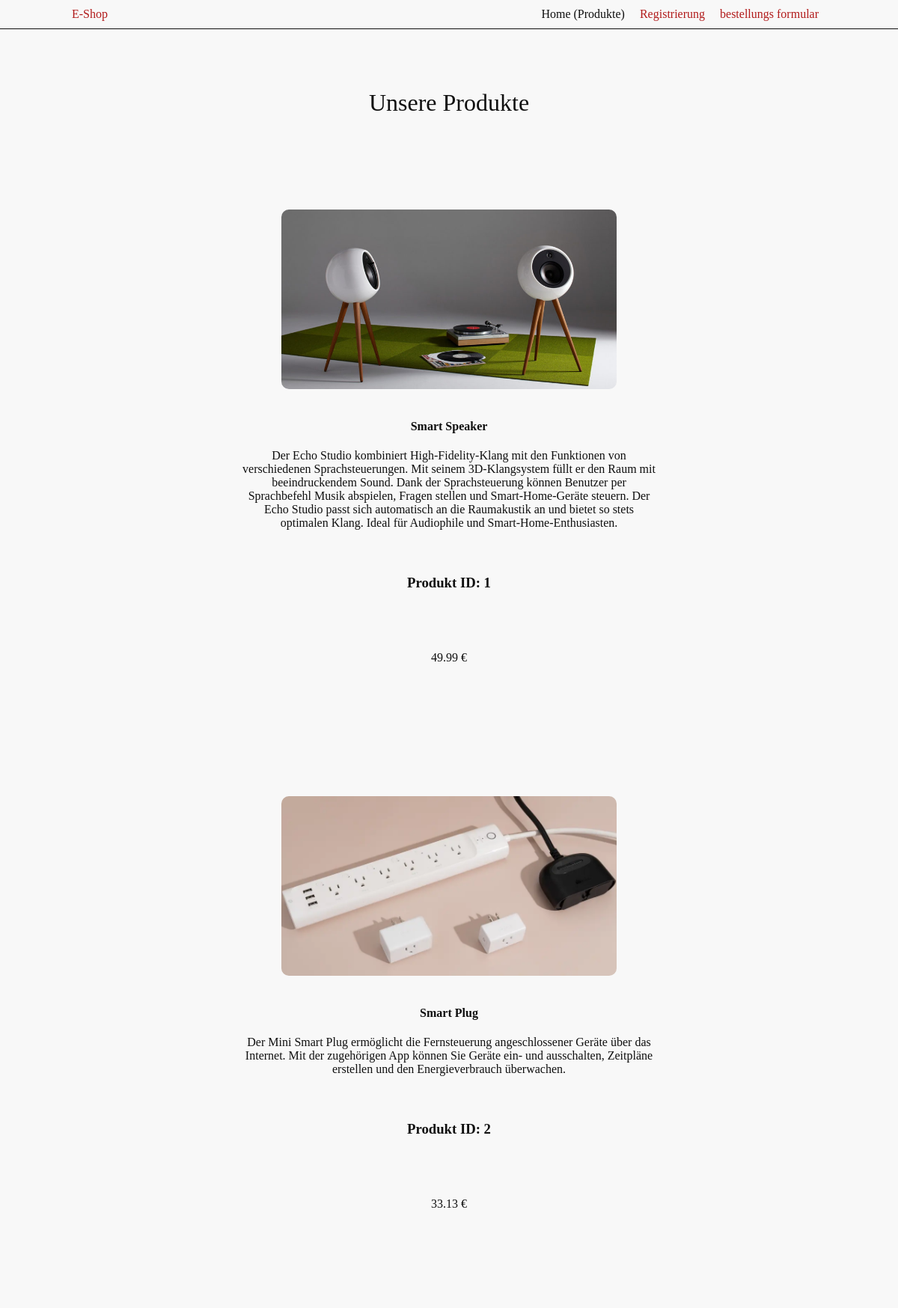
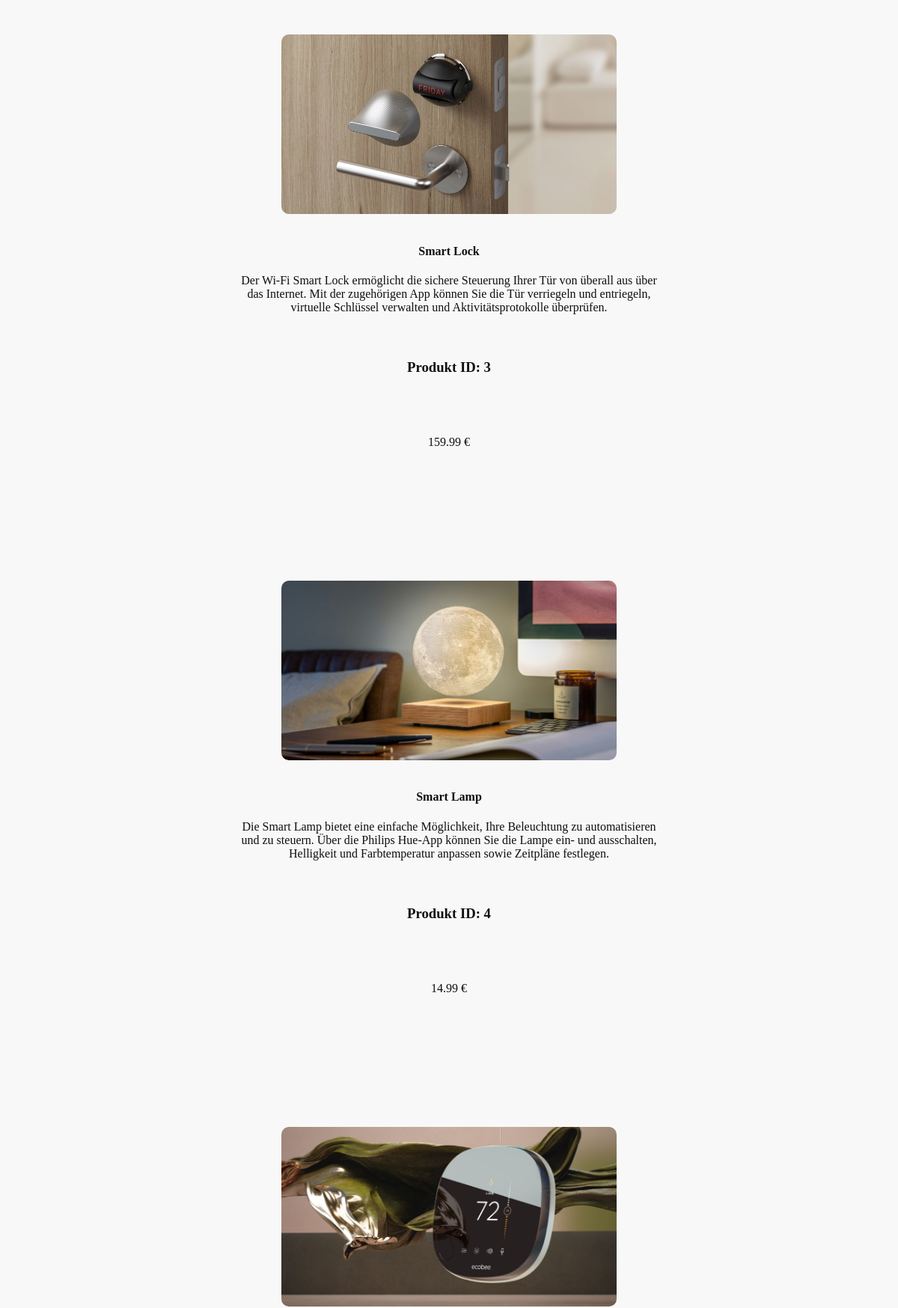
The app's page /home.php (upper part) with its own data (2 pictures, top to bottom).
### tables this page shows
CREATE TABLE IF NOT EXISTS Artikel (
    ANr int(11) NOT NULL AUTO_INCREMENT,
    Bezeichnung varchar(100) NOT NULL,
    Beschreibung varchar(1000),
    Preis double(10,2) NOT NULL,
    Bild varchar(255),
    PRIMARY KEY (ANr)
);

### home.php (the view, shortened to what this page needs)
<?php
include "dbConfig.php";
?>
<!DOCTYPE html>
<html lang="de">
<head>
    <link rel="stylesheet" href="style.css">
</head>
<body>
    <nav class="navbar navbar-inverse">
        <div class="container-fluid">
            <div class="navbar-header">
                <a class="navbar-brand" href="#">E-Shop</a>
            </div>
            <ul class="nav navbar-nav">
                <li class="active">
                    <a href="home.php">Home (Produkte)</a>
                </li>
                <li>
                    <a href="registrieren.php">Registrierung</a>
                </li>
                <li>
                    <a href="bestellen.php">bestellungs formular</a>
                </li>
            </ul>
        </div>
    </nav>
    <div class="container">
        <h1>Unsere Produkte</h1>
        <br>
        <div id="products" class="row list-group">
        <?php
        $query = $db->query("SELECT * FROM Artikel ORDER BY ANr LIMIT 10");
        if ($query->num_rows > 0) {
            while ($row = $query->fetch_assoc()) { ?>
        <div class="item col-lg-4">
            <div class="thumbnail">
                <img
                    src="
                        <?php echo $row[
                            "Bild"
                        ]; ?>
                    "
                    alt="
                        <?php echo htmlspecialchars(
                            $row["Bild"]
                        ); ?>
                    "
                    class="product-image"
                >
                <div class="caption">
                    <h4 class="list-group-item-heading"><?php echo htmlspecialchars(
                        $row["Bezeichnung"]
                    ); ?></h4>
                    <p class="list-group-item-text" style="padding-bottom:10px"><?php echo htmlspecialchars(
                        $row["Beschreibung"]
                    ); ?></p>
                    <h3 class="list-group-item-heading">Produkt ID: <?php echo htmlspecialchars(
                        $row["ANr"]
                    ); ?></h3>
                    <div class="row">
                        <div class="col-md-6">
                            <p class="lead">
                                <?php echo
                                $row["Preis"] .
                                " €"; ?>
                            </p>
                        </div>
                    </div>
                </div>
            </div>
        </div>
        <?php }
        } else {
             ?>
        <p>Produkt(e) wurden nicht gefunden.</p>
        <?php
        }
        ?>
    </div>
</body>
</html>

### style.css (style rules this page uses)
:root { --background-color: #F8F8F8; --text-color: #0f0f0f; }
* { box-sizing: border-box; }
html { overflow-y: scroll; overflow-x: hidden; }
body { background-color: var(--background-color); color: var(--text-color); max-width: 100vw; display: flex; justify-content: center; align-items: center; min-height: 100vh; flex-direction: column; margin: 0; }
a { text-decoration: none; color: #b11a1a; -webkit-transition: .5s ease; transition: .5s ease; }
h1 { text-align: center; font-weight: 300; margin: 0 0 40px; }
p { text-align: center; margin: 0px 0px 50px 0px; }
.navbar { width: 100%; border-bottom: var(--text-color) 1px solid; margin-bottom: 10vh; }
.container-fluid { display: flex; justify-content: space-between; align-items: center; padding-left: 8%; padding-right: 8%; }
.navbar-header { flex-grow: 1; }
.navbar-nav { list-style: none; display: flex; padding: 0; margin: 0; }
.navbar-nav li { padding: 10px; }
.navbar-nav li a { text-decoration: none; }
.navbar-nav li.active a { color: var(--text-color); }
.container { text-align: center; padding-left: 10vw; padding-right: 10vw; max-width: 90vw; margin: auto; min-width: 70vw; margin-left: 50%; transform: translateX(-50%); border-radius: 20px; }
.thumbnail { border-radius: 20px; padding: 20px; margin-bottom: 20%; }
.product-image { width: 80%; height: 20vw; border-radius: 10px; margin-top: -6%; margin-bottom: 15px; object-fit: cover; transition: all 0.2s ease-in; }
.row { justify-content: center; margin-top: 10vh; }
.item { margin-top: 20px; }
.caption { text-align: center; }

### records on screen
artikel: Bild (picture), Bezeichnung "Smart Speaker", Beschreibung "Der Echo Studio kombiniert High-Fidelity-Klang mit den Funktionen von verschiedenen Sprachsteuerungen. Mit seinem 3D-Klangsystem füllt er den Raum mit beeindruckendem Sound. Dank der Sprachsteuerung können Benutzer per Sprachbefehl Musik abspielen, Fragen stellen und Smart-Home-Geräte steuern. Der Echo Studio passt sich automatisch an die Raumakustik an und bietet so stets optimalen Klang. Ideal für Audiophile und Smart-Home-Enthusiasten.", ANr "1", Preis "49.99"
artikel: Bild (picture), Bezeichnung "Smart Plug", Beschreibung "Der Mini Smart Plug ermöglicht die Fernsteuerung angeschlossener Geräte über das Internet. Mit der zugehörigen App können Sie Geräte ein- und ausschalten, Zeitpläne erstellen und den Energieverbrauch überwachen.", ANr "2", Preis "33.13"
artikel: Bild (picture), Bezeichnung "Smart Lock", Beschreibung "Der Wi-Fi Smart Lock ermöglicht die sichere Steuerung Ihrer Tür von überall aus über das Internet. Mit der zugehörigen App können Sie die Tür verriegeln und entriegeln, virtuelle Schlüssel verwalten und Aktivitätsprotokolle überprüfen.", ANr "3", Preis "159.99"
artikel: Bild (picture), Bezeichnung "Smart Lamp", Beschreibung "Die Smart Lamp bietet eine einfache Möglichkeit, Ihre Beleuchtung zu automatisieren und zu steuern. Über die Philips Hue-App können Sie die Lampe ein- und ausschalten, Helligkeit und Farbtemperatur anpassen sowie Zeitpläne festlegen.", ANr "4", Preis "14.99"
artikel: Bild (picture)
